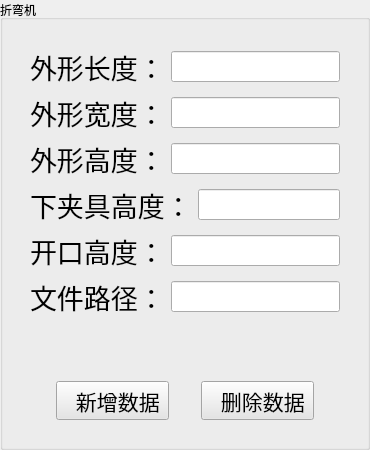
        <widget class="QWidget" name="page">
         <layout class="QVBoxLayout" name="verticalLayout_3">
          <property name="leftMargin">
           <number>0</number>
          </property>
          <property name="topMargin">
           <number>0</number>
          </property>
          <property name="rightMargin">
           <number>0</number>
          </property>
          <property name="bottomMargin">
           <number>0</number>
          </property>
          <item>
           <widget class="QGroupBox" name="groupBox_4">
            <property name="title">
             <string>折弯机</string>
            </property>
            <layout class="QVBoxLayout" name="verticalLayout_7">
             <item>
              <widget class="QWidget" name="widget_3" native="true">
               <layout class="QVBoxLayout" name="verticalLayout_2" stretch="7,1">
                <item>
                 <widget class="QWidget" name="widget_4" native="true">
                  <layout class="QVBoxLayout" name="verticalLayout_25">
                   <item>
                    <layout class="QHBoxLayout" name="horizontalLayout_11">
                     <item>
                      <widget class="QLabel" name="label_2">
                       <property name="font">
                        <font>
                         <family>楷体</family>
                         <pointsize>20</pointsize>
                        </font>
                       </property>
                       <property name="text">
                        <string>外形长度：</string>
                       </property>
                      </widget>
                     </item>
                     <item>
                      <widget class="QLineEdit" name="lineMachineLength">
                       <property name="font">
                        <font>
                         <family>楷体</family>
                         <pointsize>12</pointsize>
                        </font>
                       </property>
                       <property name="alignment">
                        <set>Qt::AlignCenter</set>
                       </property>
                       <property name="readOnly">
                        <bool>true</bool>
                       </property>
                      </widget>
                     </item>
                    </layout>
                   </item>
                   <item>
                    <layout class="QHBoxLayout" name="horizontalLayout_12">
                     <item>
                      <widget class="QLabel" name="label_9">
                       <property name="font">
                        <font>
                         <family>楷体</family>
                         <pointsize>20</pointsize>
                        </font>
                       </property>
                       <property name="text">
                        <string>外形宽度：</string>
                       </property>
                      </widget>
                     </item>
                     <item>
                      <widget class="QLineEdit" name="lineMachineWidth">
                       <property name="font">
                        <font>
                         <family>楷体</family>
                         <pointsize>12</pointsize>
                        </font>
                       </property>
                       <property name="alignment">
                        <set>Qt::AlignCenter</set>
                       </property>
                       <property name="readOnly">
                        <bool>true</bool>
                       </property>
                      </widget>
                     </item>
                    </layout>
                   </item>
                   <item>
                    <layout class="QHBoxLayout" name="horizontalLayout_13">
                     <item>
                      <widget class="QLabel" name="label_10">
                       <property name="font">
                        <font>
                         <family>楷体</family>
                         <pointsize>20</pointsize>
                        </font>
                       </property>
                       <property name="text">
                        <string>外形高度：</string>
                       </property>
                      </widget>
                     </item>
                     <item>
                      <widget class="QLineEdit" name="lineMachineHeight">
                       <property name="font">
                        <font>
                         <family>楷体</family>
                         <pointsize>12</pointsize>
                        </font>
                       </property>
                       <property name="alignment">
                        <set>Qt::AlignCenter</set>
                       </property>
                       <property name="readOnly">
                        <bool>true</bool>
                       </property>
                      </widget>
                     </item>
                    </layout>
                   </item>
                   <item>
                    <layout class="QHBoxLayout" name="horizontalLayout_14">
                     <item>
                      <widget class="QLabel" name="label_11">
                       <property name="font">
                        <font>
                         <family>楷体</family>
                         <pointsize>20</pointsize>
                        </font>
                       </property>
                       <property name="text">
                        <string>下夹具高度：</string>
                       </property>
                      </widget>
                     </item>
                     <item>
                      <widget class="QLineEdit" name="lineMachineLowHeight">
                       <property name="font">
                        <font>
                         <family>楷体</family>
                         <pointsize>12</pointsize>
                        </font>
                       </property>
                       <property name="alignment">
                        <set>Qt::AlignCenter</set>
                       </property>
                       <property name="readOnly">
                        <bool>true</bool>
                       </property>
                      </widget>
                     </item>
                    </layout>
                   </item>
                   <item>
                    <layout class="QHBoxLayout" name="horizontalLayout_15">
                     <item>
                      <widget class="QLabel" name="label_12">
                       <property name="font">
                        <font>
                         <family>楷体</family>
                         <pointsize>20</pointsize>
                        </font>
                       </property>
                       <property name="text">
                        <string>开口高度：</string>
                       </property>
                      </widget>
                     </item>
                     <item>
                      <widget class="QLineEdit" name="lineMachineUpperHeight">
                       <property name="font">
                        <font>
                         <family>楷体</family>
                         <pointsize>12</pointsize>
                        </font>
                       </property>
                       <property name="alignment">
                        <set>Qt::AlignCenter</set>
                       </property>
                       <property name="readOnly">
                        <bool>true</bool>
                       </property>
                      </widget>
                     </item>
                    </layout>
                   </item>
                   <item>
                    <layout class="QHBoxLayout" name="horizontalLayout_16">
                     <item>
                      <widget class="QLabel" name="label_13">
                       <property name="font">
                        <font>
                         <family>楷体</family>
                         <pointsize>20</pointsize>
                        </font>
                       </property>
                       <property name="text">
                        <string>文件路径：</string>
                       </property>
                      </widget>
                     </item>
                     <item>
                      <widget class="QLineEdit" name="lineMachineFile">
                       <property name="font">
                        <font>
                         <family>楷体</family>
                         <pointsize>12</pointsize>
                        </font>
                       </property>
                       <property name="alignment">
                        <set>Qt::AlignCenter</set>
                       </property>
                       <property name="readOnly">
                        <bool>true</bool>
                       </property>
                      </widget>
                     </item>
                    </layout>
                   </item>
                   <item>
                    <spacer name="verticalSpacer">
                     <property name="orientation">
                      <enum>Qt::Vertical</enum>
                     </property>
                     <property name="sizeHint" stdset="0">
                      <size>
                       <width>20</width>
                       <height>40</height>
                      </size>
                     </property>
                    </spacer>
                   </item>
                  </layout>
                 </widget>
                </item>
                <item>
                 <widget class="QWidget" name="widget_5" native="true">
                  <layout class="QHBoxLayout" name="horizontalLayout_3">
                   <item>
                    <widget class="QToolButton" name="btnInsert">
                     <property name="sizePolicy">
                      <sizepolicy hsizetype="Fixed" vsizetype="Fixed">
                       <horstretch>0</horstretch>
                       <verstretch>0</verstretch>
                      </sizepolicy>
                     </property>
                     <property name="font">
                      <font>
                       <family>楷体</family>
                       <pointsize>16</pointsize>
                       <kerning>true</kerning>
                      </font>
                     </property>
                     <property name="contextMenuPolicy">
                      <enum>Qt::DefaultContextMenu</enum>
                     </property>
                     <property name="layoutDirection">
                      <enum>Qt::LeftToRight</enum>
                     </property>
                     <property name="styleSheet">
                      <string notr="true">background-color: rgb(229, 229, 229);</string>
                     </property>
                     <property name="text">
                      <string>  新增数据</string>
                     </property>
                     <property name="icon">
                      <iconset resource="resource.qrc">
                       <normaloff>:/img/add.ico</normaloff>:/img/add.ico</iconset>
                     </property>
                     <property name="iconSize">
                      <size>
                       <width>40</width>
                       <height>40</height>
                      </size>
                     </property>
                     <property name="checkable">
                      <bool>false</bool>
                     </property>
                     <property name="checked">
                      <bool>false</bool>
                     </property>
                     <property name="toolButtonStyle">
                      <enum>Qt::ToolButtonTextBesideIcon</enum>
                     </property>
                    </widget>
                   </item>
                   <item>
                    <widget class="QToolButton" name="btnDel">
                     <property name="sizePolicy">
                      <sizepolicy hsizetype="Fixed" vsizetype="Fixed">
                       <horstretch>0</horstretch>
                       <verstretch>0</verstretch>
                      </sizepolicy>
                     </property>
                     <property name="font">
                      <font>
                       <family>楷体</family>
                       <pointsize>16</pointsize>
                      </font>
                     </property>
                     <property name="styleSheet">
                      <string notr="true">background-color: rgb(229, 229, 229);</string>
                     </property>
                     <property name="text">
                      <string>  删除数据</string>
                     </property>
                     <property name="icon">
                      <iconset resource="resource.qrc">
                       <normaloff>:/img/delete.ico</normaloff>:/img/delete.ico</iconset>
                     </property>
                     <property name="iconSize">
                      <size>
                       <width>40</width>
                       <height>40</height>
                      </size>
                     </property>
                     <property name="popupMode">
                      <enum>QToolButton::DelayedPopup</enum>
                     </property>
                     <property name="toolButtonStyle">
                      <enum>Qt::ToolButtonTextBesideIcon</enum>
                     </property>
                    </widget>
                   </item>
                  </layout>
                 </widget>
                </item>
               </layout>
              </widget>
             </item>
            </layout>
           </widget>
          </item>
         </layout>
        </widget>
